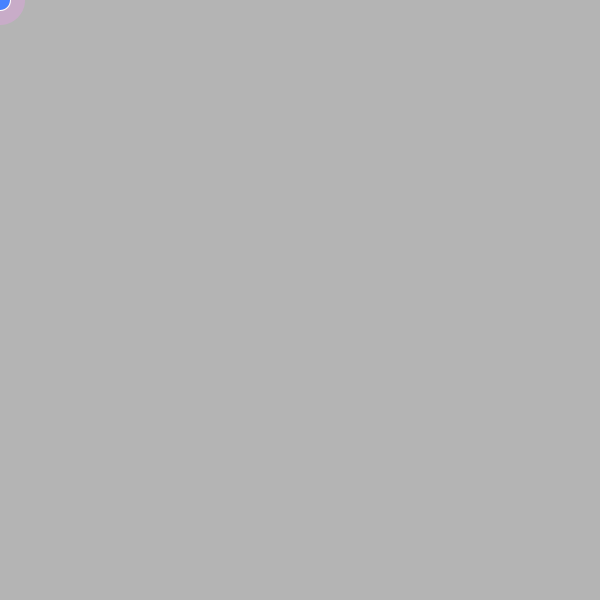
Frame 1 (no input)
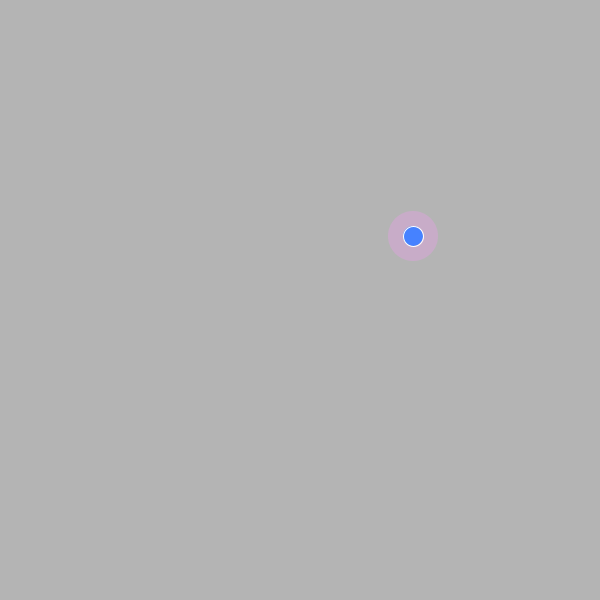
Frame 60 (the mouse pressed at the canvas centre just before this capture)
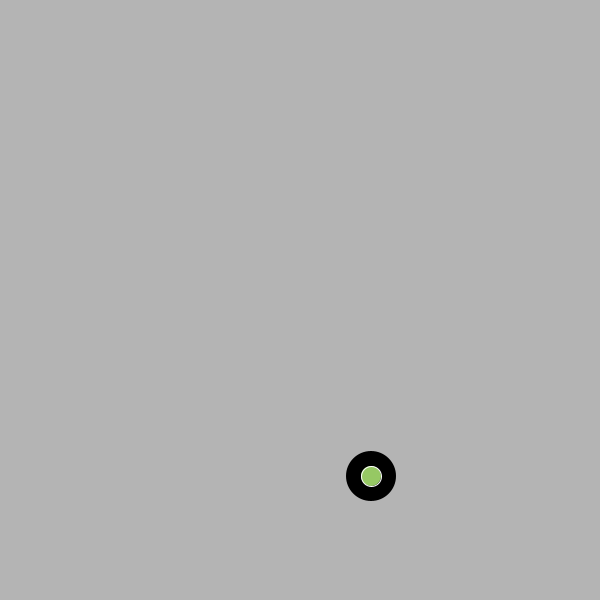
Frame 120 (the mouse held since frame 60 and released just before this capture)

The Processing sketch that drew these frames (run headless with seeded random() and noise(); from frame 60 on, the mouse is pressed at the canvas centre):

// Processing sketch: Reverse_engineering_ball_color_change
// ── Reverse_engineering_ball_color_change.pde
int x = 0;
int y = 0;

int dx = 7;
int dy = 4;
int r = 200;
int g = 172;
int b = 200;

int f = 70;
int s = 130;
int t = 255;

void setup() {
  size(600,600);
}

void  draw() {
  background(180);
  fill(r,g,b);
  noStroke();
  circle (x, y,  50);
  stroke(255);
  fill(f,s,t);
  circle (x, y,  20);
  x = x + dx;
  y = y + dy;
  
  
 if (x >= 600) { 
  dx = -dx;
}
if(x >= 600) {
 r = 0;
 g = 0;
 b = 0;
 
}
if(x >= 600) {
 f = 150;
 s = 200;
 t = 100;
}

if (x == 0) {
  //dx = dx + 3;
  dx = 7;
} 
if (x ==0) {
  r = 50;
  g = 200;
  b = 50;
}
if(x == 0) {
 f = 0;
 s = 0;
 t = 0;
}
if (y >= 600) {
  dy = -dy;
}
if (y >= 600) {
  r = 50;
  g = 150;
  b = 255;
}
if(y >= 600) {
 f = 255;
 s = 50;
 t = 100;
}
if (y == 0) {
  dy = 4;  
}  
if (y == 0) {
  r = 100;
  g = 255;
  b = 255;
}
if(y == 0) {
 f = 255;
 s = 200;
 t = 50;
}
}
